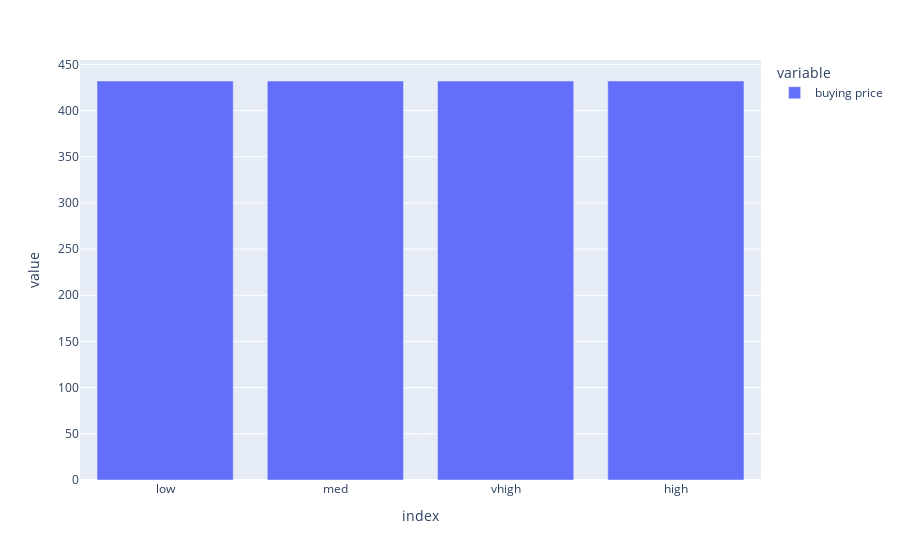
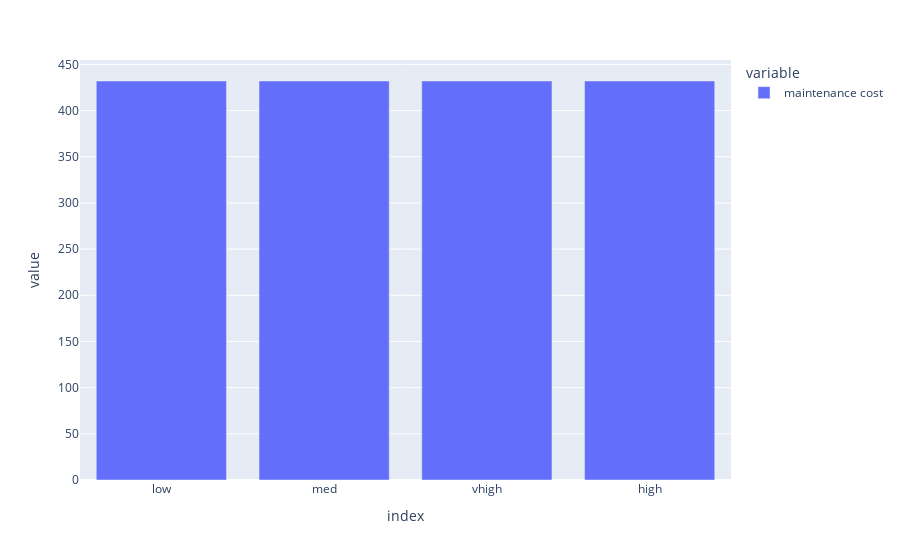
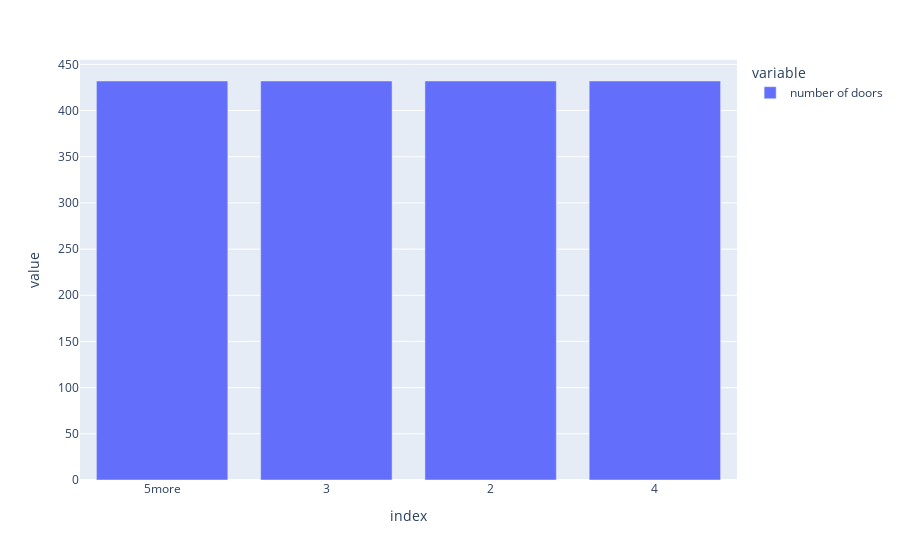
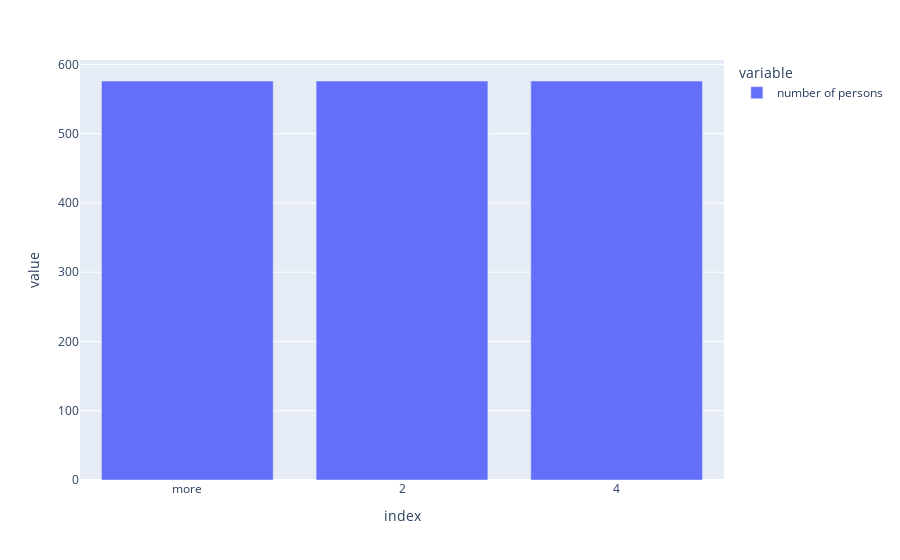

Notebook cell for these charts, in order:
### Code cell
columns = data.columns
for i in columns:
    fig = px.bar(data[i].value_counts())
    fig.show()

### Figure 1 — Plotly figure (JSON) as saved in the notebook; plotly's stock layout.template omitted (floating-point values rounded to 4 significant figures)
{"data": [{"alignmentgroup": "True", "hovertemplate": "variable=buying price<br>index=%{x}<br>value=%{y}<extra></extra>", "legendgroup": "buying price", "marker": {"color": "#636efa", "pattern": {"shape": ""}}, "name": "buying price", "offsetgroup": "buying price", "orientation": "v", "showlegend": true, "textposition": "auto", "type": "bar", "x": ["low", "med", "vhigh", "high"], "xaxis": "x", "y": [432, 432, 432, 432], "yaxis": "y"}], "layout": {"autosize": true, "barmode": "relative", "legend": {"title": {"text": "variable"}, "tracegroupgap": 0}, "margin": {"t": 60}, "xaxis": {"anchor": "y", "autorange": true, "domain": [0, 1], "range": [-0.5, 3.5], "title": {"text": "index"}, "type": "category"}, "yaxis": {"anchor": "x", "autorange": true, "domain": [0, 1], "range": [0, 454.7], "title": {"text": "value"}, "type": "linear"}}}

### Figure 2 — Plotly figure (JSON) as saved in the notebook; plotly's stock layout.template omitted (floating-point values rounded to 4 significant figures)
{"data": [{"alignmentgroup": "True", "hovertemplate": "variable=maintenance cost<br>index=%{x}<br>value=%{y}<extra></extra>", "legendgroup": "maintenance cost", "marker": {"color": "#636efa", "pattern": {"shape": ""}}, "name": "maintenance cost", "offsetgroup": "maintenance cost", "orientation": "v", "showlegend": true, "textposition": "auto", "type": "bar", "x": ["low", "med", "vhigh", "high"], "xaxis": "x", "y": [432, 432, 432, 432], "yaxis": "y"}], "layout": {"autosize": true, "barmode": "relative", "legend": {"title": {"text": "variable"}, "tracegroupgap": 0}, "margin": {"t": 60}, "xaxis": {"anchor": "y", "autorange": true, "domain": [0, 1], "range": [-0.5, 3.5], "title": {"text": "index"}, "type": "category"}, "yaxis": {"anchor": "x", "autorange": true, "domain": [0, 1], "range": [0, 454.7], "title": {"text": "value"}, "type": "linear"}}}

### Figure 3 — Plotly figure (JSON) as saved in the notebook; plotly's stock layout.template omitted (floating-point values rounded to 4 significant figures)
{"data": [{"alignmentgroup": "True", "hovertemplate": "variable=number of doors<br>index=%{x}<br>value=%{y}<extra></extra>", "legendgroup": "number of doors", "marker": {"color": "#636efa", "pattern": {"shape": ""}}, "name": "number of doors", "offsetgroup": "number of doors", "orientation": "v", "showlegend": true, "textposition": "auto", "type": "bar", "x": ["5more", "3", "2", "4"], "xaxis": "x", "y": [432, 432, 432, 432], "yaxis": "y"}], "layout": {"autosize": true, "barmode": "relative", "legend": {"title": {"text": "variable"}, "tracegroupgap": 0}, "margin": {"t": 60}, "xaxis": {"anchor": "y", "autorange": true, "domain": [0, 1], "range": [-0.5, 3.5], "title": {"text": "index"}, "type": "category"}, "yaxis": {"anchor": "x", "autorange": true, "domain": [0, 1], "range": [0, 454.7], "title": {"text": "value"}, "type": "linear"}}}

### Figure 4 — Plotly figure (JSON) as saved in the notebook; plotly's stock layout.template omitted (floating-point values rounded to 4 significant figures)
{"data": [{"alignmentgroup": "True", "hovertemplate": "variable=number of persons<br>index=%{x}<br>value=%{y}<extra></extra>", "legendgroup": "number of persons", "marker": {"color": "#636efa", "pattern": {"shape": ""}}, "name": "number of persons", "offsetgroup": "number of persons", "orientation": "v", "showlegend": true, "textposition": "auto", "type": "bar", "x": ["more", "2", "4"], "xaxis": "x", "y": [576, 576, 576], "yaxis": "y"}], "layout": {"autosize": true, "barmode": "relative", "legend": {"title": {"text": "variable"}, "tracegroupgap": 0}, "margin": {"t": 60}, "xaxis": {"anchor": "y", "autorange": true, "domain": [0, 1], "range": [-0.5, 2.5], "title": {"text": "index"}, "type": "category"}, "yaxis": {"anchor": "x", "autorange": true, "domain": [0, 1], "range": [0, 606.3], "title": {"text": "value"}, "type": "linear"}}}
